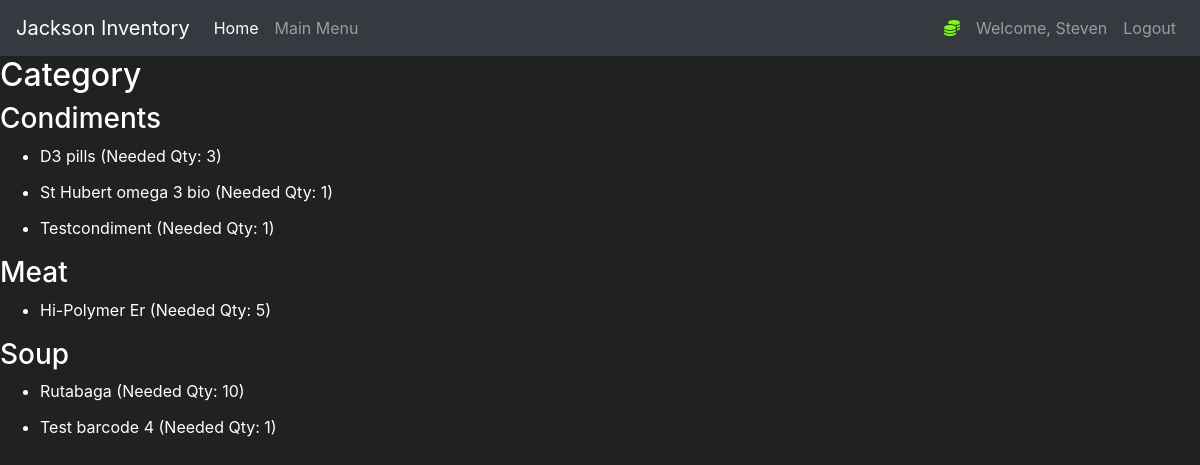
The page /grocery_list (signed in) on the database its author committed.
### JacksonInventory/models.py (models this page shows, shortened)
class User(db.Model, UserMixin):
    id = db.Column(db.Integer(), primary_key=True)
    username = db.Column(db.String(length=30), nullable=False, unique=True)
    password_hash = db.Column(db.String(length=60), nullable=False)
    @property
    def password(self):
        return self.password

class Item(db.Model):
    id = db.Column(db.Integer(), primary_key=True)
    barcode = db.Column(db.String(length=40), nullable=False, unique=True)
    productname = db.Column(db.String(length=150), nullable=False, unique=True)
    qty = db.Column(db.Integer())
    minqty = db.Column(db.Integer())
    productimage = db.Column(db.String(200))
    category_id = db.Column(db.Integer, db.ForeignKey('category.id'), nullable=False)

class Category(db.Model):
    id = db.Column(db.Integer, primary_key=True)
    category = db.Column(db.String(75), unique=True)
    items = db.relationship('Item', backref='category', lazy=True)

### JacksonInventory/routes.py (the view)
@app.route('/grocery_list', methods=['GET'])
@login_required
def grocery_list():
    query = text('''
    SELECT c.category, i.productname, i.qty, i.minqty
    FROM item i
    JOIN category c ON i.category_id = c.id
    ORDER BY c.category, i.productname
    ''')
    result = db.session.execute(query)
    groceries = result.fetchall()
    grouped_groceries = {}
    for grocery in groceries:
        category = grocery.category
        productname = grocery.productname
        qty = grocery.qty
        minqty = grocery.minqty
        needed_qty = max(0, minqty - qty)  # Calculate needed qty
        if needed_qty > 0:
            if category in grouped_groceries:
                grouped_groceries[category].append({
                    'productname': productname,
                    'qty': qty,
                    'minqty': minqty,
                    'needed_qty': needed_qty
                })
            else:
                grouped_groceries[category] = [{
                    'productname': productname,
                    'qty': qty,
                    'minqty': minqty,
                    'needed_qty': needed_qty
                }]
    return render_template('grocery_list.html', grouped_groceries=grouped_groceries)

### JacksonInventory/models.py (called while the page is built)
@login_manager.user_loader
def load_user(user_id):
    return User.query.get(int(user_id))

### JacksonInventory/templates/grocery_list.html (shortened to what this page needs)
{% extends 'base.html' %}
{% block content %}
    <h2>Category</h2>
    {% for category, products in grouped_groceries.items() %}
        <h3>{{ category }}</h3>
        <ul>
        {% for product in products %}
            <li class="card-title">{{ product.productname }} (Needed Qty: {{ product.needed_qty }})</li>
        {% endfor %}
        </ul>
    {% endfor %}
{% endblock %}

### JacksonInventory/templates/base.html (shortened to what this page needs)
<!doctype html>
<html lang="en">
   <head>
      <link rel="stylesheet" href="https://cdn.jsdelivr.net/npm/bootstrap@4.5.3/dist/css/bootstrap.min.css">
      <link rel="stylesheet" href="https://cdnjs.cloudflare.com/ajax/libs/bootstrap-select/1.14.0/css/bootstrap-select.min.css">
   </head>
   <body>
    <nav class="navbar navbar-expand-md navbar-dark bg-dark">
      <a class="navbar-brand" href="{{ url_for('mainmenu_page') }}">Jackson Inventory</a>
      <div class="collapse navbar-collapse" id="navbarNav">
        <ul class="navbar-nav mr-auto">
            <li class="nav-item active">
                <a class="nav-link" href="{{ url_for('home_page') }}">Home <span class="sr-only">(current)</span></a>
            </li>
            <li class="nav-item">
                <a class="nav-link" href="{{ url_for('mainmenu_page') }}">Main Menu</a>
            </li>
        </ul>
          {% if current_user.is_authenticated %}
            <ul class="navbar-nav">
                <li class="nav-item">
                    <a class="nav-link" style="color: lawngreen; font-weight: bold">
                        <i class="fas fa-coins"></i>
                    </a>
                </li>
                <li class="nav-item">
                    <a class="nav-link">Welcome, {{ current_user.username }}</a>
                </li>
                <li class="nav-item">
                    <a class="nav-link" href="{{ url_for('logout_page') }}">Logout</a>
                </li>
            </ul>
          {% endif %}
      </div>
    </nav>
      {% block content %}
      {% endblock %}
   </body>
</html>

### JacksonInventory/templates/base.html (style rules this page uses)
body { background-color: #212121; color: white }

### rows shown on the page
User: username "Steven"
Item: category "Condiments", productname "D3 pills", needed_qty "3"
Item: productname "St Hubert omega 3 bio", needed_qty "1"
Item: productname "Testcondiment", needed_qty "1"
Item: category "Meat", productname "Hi-Polymer Er", needed_qty "5"
Item: category "Soup", productname "Rutabaga", needed_qty "10"
Item: productname "Test barcode 4", needed_qty "1"
